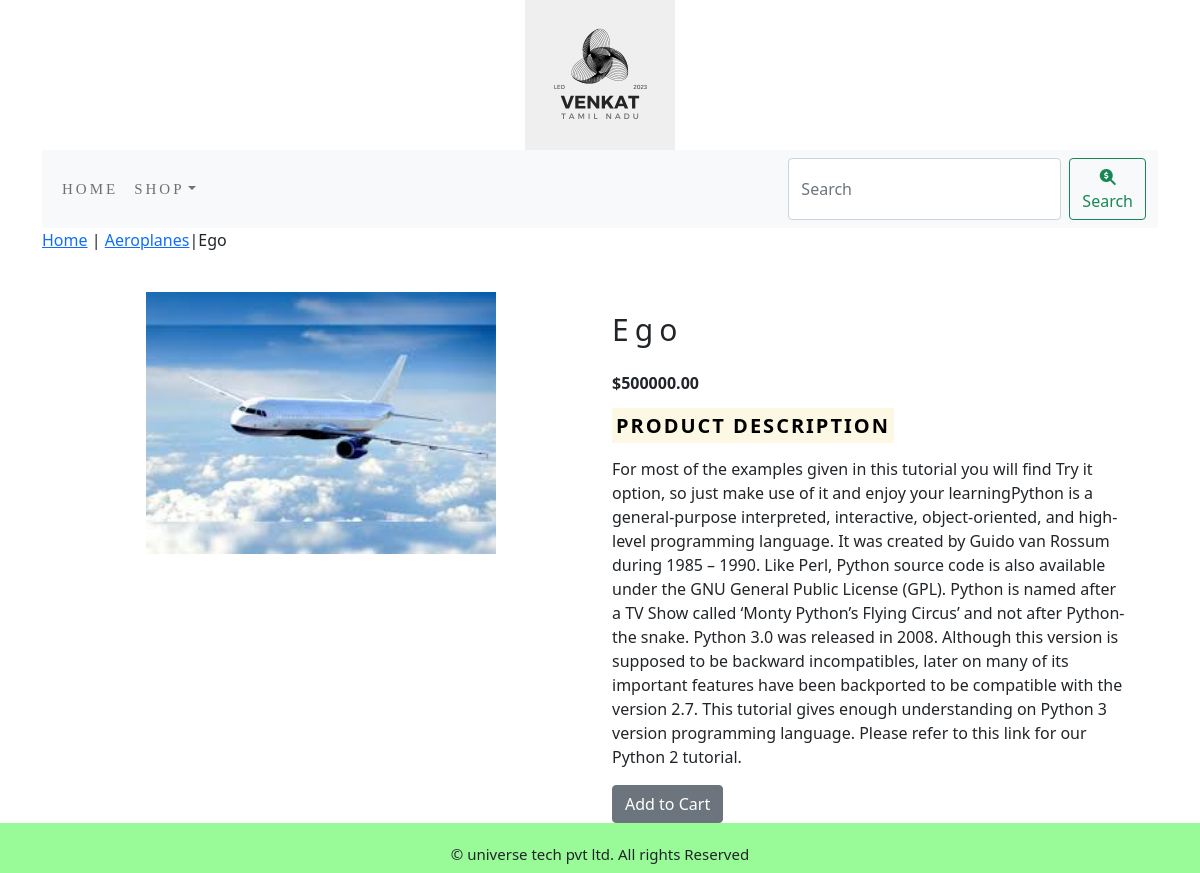
The page /shop/aeroplanes/ego/ on the database its author committed.
### shop/models.py (models this page shows, shortened)
class Product(models.Model):
    name=models.CharField(max_length=250,unique=True)
    slug=models.SlugField(max_length=250,unique=True)
    description = models.TextField(blank=True)
    image = models.ImageField(upload_to='product', blank=True)
    price=models.DecimalField(max_digits=10,decimal_places=2)
    category=models.ForeignKey(Category,on_delete=models.CASCADE)
    stock=models.IntegerField()
    available=models.BooleanField(default=True)
    created=models.DateTimeField(auto_now_add=True)
    updated=models.DateTimeField(auto_now=True)
    class Meta:
        ordering=('name',)
        verbose_name='product'
        verbose_name_plural='products'

class Category (models.Model):
    name=models.CharField(max_length=250,unique=True)
    slug=models.SlugField(max_length=250,unique=True)
    description=models.TextField(blank=True)
    image=models.ImageField(upload_to='category',blank=True)
    class Meta:
        ordering=('name',)
        verbose_name='category'
        verbose_name_plural='categories'
    def get_url(self):
        return reverse('shop:products_by_category',args=[self.slug])
    def __str__(self):
        return '{}'.format(self.name)

### shop/views.py (the view)
# urls.py: path('<slug:c_slug>/<slug:product_slug>/',views.proDetail,name='prodCatdetail'),
def proDetail(request,c_slug,product_slug):
    try:
        product=Product.objects.get(category__slug=c_slug,slug=product_slug)
    except Exception as e:
        raise e
    return render(request,'product.html',{'product':product})

### cart/context_processors.py (called while the page is built)
def counter(request):
    item_count=0
    if 'admin' in request.path:
        return {}
    else:
        try:
            cart=Cart.objects.filter(cart_id=_cart_id(request))
            cart_items=CartItem.objects.all().filter(cart=cart[:1])
            for cart_item in cart_items:
                item_count += cart_item.quantity
        except Cart.DoesNotExist:
            item_count=0
    return dict(item_count=item_count)

### cart/views.py (called while the page is built)
def _cart_id(request):
    cart=request.session.session_key
    if not cart:
        cart=request.session.create()
    return cart

### shop/context_processors.py (called while the page is built)
def menu_links(request):
    links=Category.objects.all()
    return dict(links=links)

### templates/product.html (shortened to what this page needs)
{% extends 'base.html' %}
{% load static %}
{% block content %}
<div class="row my_prod_row_class">
    <div class="mx_auto">
        <p><a href="{% url 'shop:allProdCat' %}">Home</a> | <a href="{{product.category.get_url}}">{{product.category}}</a>|{{product.name}} </p>
    </div>
</div>
<div class="container">
<br>
<div class="row">
    <div class="col-12 col-sm-12 col-md-12 col-lg-6 text-center">
        <div style="min-width:18rem">
            <img src="{{product.image.url}}" alt="{{product.name}}" width="350px;">
        </div>
    </div>
        <div class="col-12 col-sm-12 col-md-12 col-lg-6">
            <div>
            <h1 class="my_prod_title ">{{product.name}}</h1>
            <p><b>${{product.price}}</b></p>
            <p class="my_title"><b><mark>Product Description</mark></b></p>
            <p class="text-justify my_prod_text">{{product.description}}</p>
            {% if product.stock <= 0 %}
            <p class="text-justify my_prod_text"><b>Out of Stock</b></p>
            {% else %}
            <a class="btn btn-secondary" href="{% url 'cart:add_cart' product.id %}">Add to Cart</a>
            {% endif %}
        </div>
    </div>
</div>
</div>
{% endblock %}

### static/css/custom.css (style rules this page uses)
.my_title { font-size:20px; text-transform:uppercase; letter-spacing: .1em; }
.my_prod_title { font-size:30px; text_transform:uppercase; letter-spacing: .2em; padding-top:20px; padding-bottom:15px; }
.my_prod_text { padding-right:20px; }

### rows shown on the page
Product: category "Aeroplanes", name "Ego", image (picture), price "500000.00", description "For most of the examples given in this tutorial you will find Try it option, so just make use of it and enjoy your learningPython is a general-purpose interpreted, interactive, object-oriented, and high-level programming language. It was created by Guido van Rossum during 1985 – 1990. Like Perl, Python source code is also available under the GNU General Public License (GPL). Python is named after a TV Show called ‘Monty Python’s Flying Circus’ and not after Python-the snake. Python 3.0 was released in 2008. Although this version is supposed to be backward incompatibles, later on many of its important features have been backported to be compatible with the version 2.7. This tutorial gives…"
